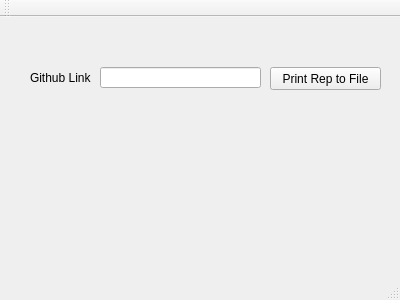
<?xml version="1.0" encoding="UTF-8"?>
<ui version="4.0">
 <class>MainWindow</class>
 <widget class="QMainWindow" name="MainWindow">
  <property name="geometry">
   <rect>
    <x>0</x>
    <y>0</y>
    <width>400</width>
    <height>300</height>
   </rect>
  </property>
  <property name="windowTitle">
   <string>MainWindow</string>
  </property>
  <widget class="QWidget" name="centralWidget">
   <widget class="QPushButton" name="pushButton">
    <property name="geometry">
     <rect>
      <x>270</x>
      <y>50</y>
      <width>111</width>
      <height>23</height>
     </rect>
    </property>
    <property name="text">
     <string>Print Rep to File</string>
    </property>
   </widget>
   <widget class="QLineEdit" name="gitLink">
    <property name="geometry">
     <rect>
      <x>100</x>
      <y>50</y>
      <width>161</width>
      <height>21</height>
     </rect>
    </property>
   </widget>
   <widget class="QLabel" name="label">
    <property name="geometry">
     <rect>
      <x>30</x>
      <y>50</y>
      <width>71</width>
      <height>21</height>
     </rect>
    </property>
    <property name="text">
     <string>Github Link</string>
    </property>
   </widget>
  </widget>
  <widget class="QMenuBar" name="menuBar">
   <property name="geometry">
    <rect>
     <x>0</x>
     <y>0</y>
     <width>400</width>
     <height>21</height>
    </rect>
   </property>
  </widget>
  <widget class="QToolBar" name="mainToolBar">
   <attribute name="toolBarArea">
    <enum>TopToolBarArea</enum>
   </attribute>
   <attribute name="toolBarBreak">
    <bool>false</bool>
   </attribute>
  </widget>
  <widget class="QStatusBar" name="statusBar"/>
 </widget>
 <layoutdefault spacing="6" margin="11"/>
 <resources/>
 <connections/>
</ui>
